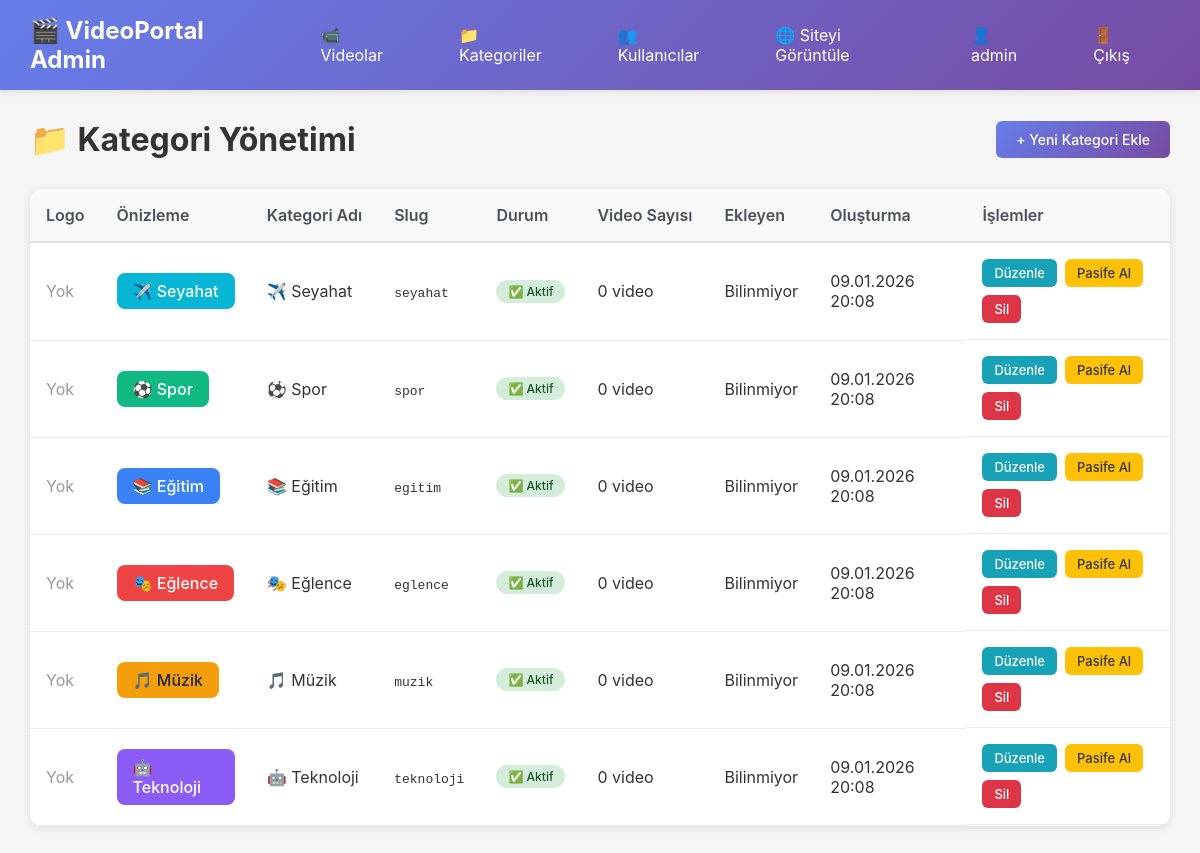
The app's page /public/admin/categories (signed in) with its own data.
### tables this page shows
CREATE TABLE `categories` (
  `id` int(11) NOT NULL,
  `name` varchar(100) NOT NULL,
  `slug` varchar(120) NOT NULL,
  `background_color` varchar(7) NOT NULL DEFAULT '#3B82F6',
  `text_color` varchar(7) NOT NULL DEFAULT '#FFFFFF',
  `created_by` int(11) DEFAULT NULL,
  `created_at` timestamp NOT NULL DEFAULT current_timestamp(),
  `updated_at` timestamp NOT NULL DEFAULT current_timestamp() ON UPDATE current_timestamp()
);

### app/controllers/CategoryController.php (called while the page is built, shortened)
<?php
require_once __DIR__ . '/../../core/Controller.php';
require_once __DIR__ . '/../models/Category.php';
class CategoryController extends Controller {
    private $categoryModel;
    public function __construct() {
        $this->categoryModel = new Category();
    }
    public function adminIndex() {
        $success = $_SESSION['success_message'] ?? null;
        $error = $_SESSION['error_message'] ?? null;
        $categories = $this->categoryModel->getAllWithVideoCount();
        $this->view('admin/categories/index', [
            'categories' => $categories,
            'success' => $success,
            'error' => $error
        ]);
    }
}

### public/index.php (called while the page is built, shortened)
<?php
require_once __DIR__ . '/../config/base_path.php';
require_once __DIR__ . '/../core/Database.php';
require_once __DIR__ . '/../core/Model.php';
require_once __DIR__ . '/../core/Controller.php';
require_once __DIR__ . '/../core/Router.php';
$router = new Router();
$router->get('/', 'HomeController', 'index');
$router->get('/video/{slug}', 'VideoController', 'show');
$router->get('/kategori/{slug}', 'CategoryController', 'show');
$router->get('/arama', 'SearchController', 'fullSearch');
$router->get('/api/search', 'SearchController', 'liveSearch');
$router->get('/api/available-orders', 'SearchController', 'getAvailableOrders');
$router->get('/admin/login', 'AuthController', 'login');
$router->post('/admin/login', 'AuthController', 'login');
$router->get('/admin/logout', 'AuthController', 'logout');
$router->get('/admin/profile', 'ProfileController', 'index');
$router->get('/admin/profile/edit', 'ProfileController', 'edit');
$router->post('/admin/profile/edit', 'ProfileController', 'edit');
$router->get('/admin/profile/change-password', 'ProfileController', 'changePassword');
$router->post('/admin/profile/change-password', 'ProfileController', 'changePassword');
$router->get('/admin/users', 'UserController', 'index');
$router->get('/admin/users/create', 'UserController', 'create');
$router->post('/admin/users/create', 'UserController', 'create');
$router->get('/admin/users/edit/{id}', 'UserController', 'edit');
$router->post('/admin/users/edit/{id}', 'UserController', 'edit');
$router->get('/admin/users/toggle/{id}', 'UserController', 'toggleStatus');
$router->get('/admin/users/delete/{id}', 'UserController', 'delete');
$router->get('/admin/videos', 'VideoController', 'adminIndex');
$router->get('/admin/videos/create', 'VideoController', 'create');
$router->post('/admin/videos/create', 'VideoController', 'create');
$router->get('/admin/videos/edit/{id}', 'VideoController', 'edit');
$router->post('/admin/videos/edit/{id}', 'VideoController', 'edit');
$router->get('/admin/videos/delete/{id}', 'VideoController', 'delete');
$router->get('/admin/videos/permanent-delete/{id}', 'VideoController', 'permanentDelete');
$router->get('/admin/videos/toggle/{id}', 'VideoController', 'toggleStatus');
$router->get('/admin/categories', 'CategoryController', 'adminIndex');
$router->get('/admin/categories/create', 'CategoryController', 'create');
$router->post('/admin/categories/create', 'CategoryController', 'create');
$router->get('/admin/categories/edit/{id}', 'CategoryController', 'edit');
$router->post('/admin/categories/edit/{id}', 'CategoryController', 'edit');
$router->get('/admin/categories/toggle/{id}', 'CategoryController', 'toggleStatus');
$router->get('/admin/categories/delete/{id}', 'CategoryController', 'delete');
$router->dispatch();

### config/base_path.php (called while the page is built, shortened)
<?php
function asset($path) {
    return BASE_PATH . $path;
}
function url($path = '') {
    return BASE_PATH . $path;
}

### core/database.php (called while the page is built, shortened)
<?php
class Database {
    private static $instance = null;
    private $pdo;
    private function __construct() {
        $config = require __DIR__ . '/../config/database.php';
        $dsn = sprintf(
            'mysql:host=%s;dbname=%s;charset=%s',
            $config['host'],
            $config['database'],
            $config['charset']
        );
        try {
            $this->pdo = new PDO($dsn, $config['username'], $config['password'], $config['options']);
        } catch (PDOException $e) {
            die('Veritabanı bağlantı hatası: ' . $e->getMessage());
        }
    }
    public static function getInstance() {
        if (self::$instance === null) {
            self::$instance = new self();
        }
        return self::$instance;
    }
    public function query($sql, $params = []) {
        $stmt = $this->pdo->prepare($sql);
        $stmt->execute($params);
        return $stmt;
    }
    public function fetchAll($sql, $params = []) {
        return $this->query($sql, $params)->fetchAll();
    }
}

### core/model.php (called while the page is built, shortened)
<?php
class Model {
    public function __construct() {
        $this->db = Database::getInstance();
    }
}

### app/models/category.php (called while the page is built, shortened)
<?php
require_once __DIR__ . '/../../core/Model.php';
class Category extends Model {
    public function getAllWithVideoCount() {
        $sql = "
            SELECT c.*, COUNT(v.id) as video_count,
                   creator.username as created_by_username
            FROM categories c
            LEFT JOIN videos v ON c.id = v.category_id AND v.status = 'active'
            LEFT JOIN admins creator ON c.created_by = creator.id
            GROUP BY c.id
            ORDER BY c.name ASC
        ";
        return $this->db->fetchAll($sql);
    }
}

### config/database.php (called while the page is built)
<?php
return [
    'host' => 'localhost',
    'database' => 'video_portal',
    'username' => 'root',
    'password' => '',
    'charset' => 'utf8mb4',
    'options' => [
        PDO::ATTR_ERRMODE => PDO::ERRMODE_EXCEPTION,
        PDO::ATTR_DEFAULT_FETCH_MODE => PDO::FETCH_ASSOC,
        PDO::ATTR_EMULATE_PREPARES => false,
    ]
];

### app/views/admin/categories/index.php (the view, shortened to what this page needs)
<!DOCTYPE html>
<html lang="tr">
<head>
    <link rel="stylesheet" href="<?= asset('/css/admin.css') ?>">
</head>
<body>
    <?php include __DIR__ . '/../_header.php'; ?>
    <div class="admin-container">
        <div class="page-header">
            <h1>📁 Kategori Yönetimi</h1>
            <?php if ($_SESSION['admin_role'] === 'admin'): ?>
            <a href="<?= url('/admin/categories/create') ?>" class="btn btn-primary">+ Yeni Kategori Ekle</a>
            <?php endif; ?>
        </div>
        <div class="table-container">
            <table class="admin-table">
                <thead>
                    <tr>
                        <th>Logo</th>
                        <th>Önizleme</th>
                        <th>Kategori Adı</th>
                        <th>Slug</th>
                        <th>Durum</th>
                        <th>Video Sayısı</th>
                        <th>Ekleyen</th>
                        <th>Oluşturma</th>
                        <th>İşlemler</th>
                    </tr>
                </thead>
                <tbody>
                    <?php foreach ($categories as $cat): ?>
                    <tr>
                        <td>
                            <?php if (!empty($cat['logo_path'])): ?>
                                <img src="<?= $cat['logo_path'] ?>" alt="Logo" style="width: 50px; height: 50px; object-fit: contain; background: white; padding: 4px; border-radius: 4px; border: 1px solid #ddd;">
                            <?php else: ?>
                                <span style="color: #999;">Yok</span>
                            <?php endif; ?>
                        </td>
                        <td>
                            <div style="display: inline-block; padding: 8px 16px; border-radius: 8px; background: <?= $cat['background_color'] ?>; color: <?= $cat['text_color'] ?>; font-weight: 500;">
                                <?= htmlspecialchars($cat['name']) ?>
                            </div>
                        </td>
                        <td><?= htmlspecialchars($cat['name']) ?></td>
                        <td><code><?= $cat['slug'] ?></code></td>
                        <td>
                            <?php if (($cat['status'] ?? 'active') === 'active'): ?>
                                <span class="status-badge status-active">✅ Aktif</span>
                            <?php else: ?>
                                <span class="status-badge status-passive">⏸️ Pasif</span>
                            <?php endif; ?>
                        </td>
                        <td><?= $cat['video_count'] ?> video</td>
                        <td><?= $cat['created_by_username'] ?? 'Bilinmiyor' ?></td>
                        <td><?= date('d.m.Y H:i', strtotime($cat['created_at'])) ?></td>
                        <td class="action-buttons">
                            <?php if ($_SESSION['admin_role'] === 'admin'): ?>
                            <a href="<?= url('/admin/categories/edit/' . $cat['id']) ?>" class="btn btn-sm btn-edit">Düzenle</a>
                            <?php if (($cat['status'] ?? 'active') === 'active'): ?>
                                <a href="<?= url('/admin/categories/toggle/' . $cat['id']) ?>" class="btn btn-sm btn-warning"
                                   onclick="return confirm('Bu kategoriyi pasife almak istediğinize emin misiniz?')">Pasife Al</a>
                            <?php else: ?>
                                <a href="<?= url('/admin/categories/toggle/' . $cat['id']) ?>" class="btn btn-sm btn-success"
                                   onclick="return confirm('Bu kategoriyi aktif yapmak istediğinize emin misiniz?')">Aktif Yap</a>
                            <?php endif; ?>
                            <a href="<?= url('/admin/categories/delete/' . $cat['id']) ?>" class="btn btn-sm btn-danger"
                               onclick="return confirm('Bu kategoriyi silmek istediğinize emin misiniz?')">Sil</a>
                            <?php else: ?>
                            <span style="color: #888;">Sadece görüntüleme</span>
                            <?php endif; ?>
                        </td>
                    </tr>
                    <?php endforeach; ?>
                </tbody>
            </table>
        </div>
    </div>
</body>
</html>

### core/router.php (shortened to what this page needs)
<?php
class Router {
    private $routes = [];
    public function get($path, $controller, $method) {
        $this->routes['GET'][$path] = ['controller' => $controller, 'method' => $method];
    }
    public function post($path, $controller, $method) {
        $this->routes['POST'][$path] = ['controller' => $controller, 'method' => $method];
    }
    public function dispatch() {
        $method = $_SERVER['REQUEST_METHOD'];
        $uri = parse_url($_SERVER['REQUEST_URI'], PHP_URL_PATH);
        $basePath = '/video-portal/public';
        if (strpos($uri, $basePath) === 0) {
            $uri = substr($uri, strlen($basePath));
        }
        $uri = str_replace('/index.php', '', $uri);
        $uri = rtrim($uri, '/');
        if (isset($this->routes[$method][$uri])) {
            $this->callController($this->routes[$method][$uri], []);
            return;
        }
    }
    private function callController($handler, $params) {
        $method = $handler['method'];
        $controller = new $controllerName();
        call_user_func_array([$controller, $method], $params);
    }
}

### core/controller.php (shortened to what this page needs)
<?php
class Controller {
    protected function view($view, $data = []) {
        extract($data);
        $viewPath = __DIR__ . '/../app/views/' . $view . '.php';
        if (file_exists($viewPath)) {
            require_once $viewPath;
        } else {
            die("View bulunamadı: {$view}");
        }
    }
}

### app/views/admin/_header.php (shortened to what this page needs)
<header class="admin-header">
    <div class="admin-header-left">
        <h2>🎬 VideoPortal Admin</h2>
    </div>
    <nav class="admin-nav" id="adminNav">
        <a href="<?= defined('BASE_PATH') ? BASE_PATH : '/video-portal/public' ?>/admin/videos">📹 Videolar</a>
        <a href="<?= defined('BASE_PATH') ? BASE_PATH : '/video-portal/public' ?>/admin/categories">📁 Kategoriler</a>
        <?php if (isset($_SESSION['admin_role']) && $_SESSION['admin_role'] === 'admin'): ?>
        <a href="<?= defined('BASE_PATH') ? BASE_PATH : '/video-portal/public' ?>/admin/users">👥 Kullanıcılar</a>
        <?php endif; ?>
        <a href="<?= defined('BASE_PATH') ? BASE_PATH : '/video-portal/public' ?>/" target="_blank">🌐 Siteyi Görüntüle</a>
        <a href="<?= defined('BASE_PATH') ? BASE_PATH : '/video-portal/public' ?>/admin/profile">👤 <?= htmlspecialchars($_SESSION['admin_username'] ?? 'Profilim') ?></a>
        <a href="<?= defined('BASE_PATH') ? BASE_PATH : '/video-portal/public' ?>/admin/logout">🚪 Çıkış</a>
    </nav>
</header>

### public/css/admin.css (style rules this page uses)
* { margin: 0; padding: 0; box-sizing: border-box; }
body { font-family: -apple-system, BlinkMacSystemFont, 'Segoe UI', Roboto, Oxygen, Ubuntu, Cantarell, sans-serif; background-color: #f5f5f5; color: #333; }
.admin-header { background: linear-gradient(135deg, #667eea 0%, #764ba2 100%); color: white; padding: 16px 30px; display: flex; justify-content: space-between; align-items: center; box-shadow: 0 2px 8px rgba(0,0,0,0.1); gap: 20px; ← Aralarında boşluk }
.admin-header-left h2 { font-size: 24px; }
.admin-nav { display: flex; gap: 20px; }
.admin-nav a { color: white; text-decoration: none; padding: 8px 16px; border-radius: 6px; transition: background 0.2s; }
.admin-container { max-width: 1400px; margin: 30px auto; padding: 0 30px; }
.page-header { display: flex; justify-content: space-between; align-items: center; margin-bottom: 30px; }
.page-header h1 { font-size: 32px; color: #333; }
.btn { display: inline-block; padding: 10px 20px; border-radius: 6px; text-decoration: none; font-weight: 500; transition: all 0.2s; border: none; cursor: pointer; font-size: 14px; }
.btn-primary { background: linear-gradient(135deg, #667eea 0%, #764ba2 100%); color: white; }
.btn-danger { background-color: #dc3545; color: white; }
.btn-warning { background-color: #ffc107; color: #333; }
.btn-edit { background-color: #17a2b8; color: white; }
.btn-sm { padding: 6px 12px; font-size: 13px; }
.table-container { background: white; border-radius: 12px; box-shadow: 0 2px 8px rgba(0,0,0,0.1); overflow-x: auto; }
.admin-table { width: 100%; border-collapse: collapse; min-width: 800px; }
.admin-table thead { background-color: #f8f9fa; }
.admin-table th { padding: 16px; text-align: left; font-weight: 600; color: #495057; border-bottom: 2px solid #dee2e6; white-space: nowrap; }
.admin-table td { padding: 16px; border-bottom: 1px solid #e9ecef; }
.action-buttons { display: flex; gap: 8px; flex-wrap: wrap; }
.status-badge { display: inline-block; padding: 4px 12px; border-radius: 12px; font-size: 12px; font-weight: 500; white-space: nowrap; }
.status-active { background-color: #d4edda; color: #155724; }

### app/views/admin/_header.php (style rules this page uses)
.admin-header { display: flex; align-items: center; gap: 20px; }

### records on screen
categories: name "✈️ Seyahat", slug "seyahat", video_count "0", created_by_username "Bilinmiyor", created_at "09.01.2026 20:08"
categories: name "⚽ Spor", slug "spor", video_count "0", created_by_username "Bilinmiyor", created_at "09.01.2026 20:08"
categories: name "📚 Eğitim", slug "egitim", video_count "0", created_by_username "Bilinmiyor", created_at "09.01.2026 20:08"
categories: name "🎭 Eğlence", slug "eglence", video_count "0", created_by_username "Bilinmiyor", created_at "09.01.2026 20:08"
categories: name "🎵 Müzik", slug "muzik", video_count "0", created_by_username "Bilinmiyor", created_at "09.01.2026 20:08"
categories: name "🤖 Teknoloji", slug "teknoloji", video_count "0", created_by_username "Bilinmiyor", created_at "09.01.2026 20:08"

### other values on screen
$_SESSION['admin_username'] "admin"
